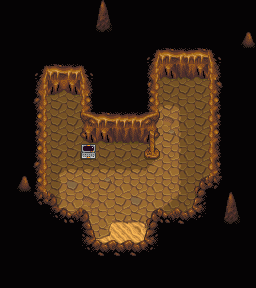

Rendered tile map (Tiled .tmx) drawn with the repository's tilesets; below, a short description and the map source with its tile grids summarised:
An orthogonal 16x18 tile map with 16x16 px tiles, 4 tile layers (Back, Buildings, Front, AlwaysFront), 2 tilesets and 7 objects (7x TileData).

<map version="1.2" tiledversion="2020.01.22" orientation="orthogonal" renderorder="right-down" compressionlevel="-1" width="16" height="18" tilewidth="16" tileheight="16" infinite="0" nextlayerid="9" nextobjectid="8">
 <properties>
  <property name="AmbientLight" value="70 70 70" />
  <property name="Light" value="3 3 1" />
  <property name="Warp" value="7 16 Farm -1 -1" />
 </properties>
 <tileset firstgid="1" name="mine_desert" tilewidth="16" tileheight="16" tilecount="288" columns="16">
  <image source="mine_desert.png" width="256" height="288" />
 </tileset>
 <tileset firstgid="289" name="z_secretbase_indoors" tilewidth="16" tileheight="16" tilecount="64" columns="8">
  <image source="z_secretbase_indoors.png" width="128" height="128" />
  <tile id="0">
   <animation>
    <frame tileid="0" duration="1250" />
    <frame tileid="1" duration="1250" />
   </animation>
  </tile>
  <tile id="2">
   <animation>
    <frame tileid="2" duration="1250" />
    <frame tileid="3" duration="1250" />
   </animation>
  </tile>
  <tile id="32">
   <properties>
    <property name="Passable" value="T" />
   </properties>
  </tile>
  <tile id="33">
   <properties>
    <property name="Passable" value="T" />
   </properties>
  </tile>
  <tile id="34">
   <properties>
    <property name="Passable" value="T" />
   </properties>
  </tile>
  <tile id="35">
   <properties>
    <property name="Passable" value="T" />
   </properties>
  </tile>
  <tile id="36">
   <properties>
    <property name="Passable" value="T" />
   </properties>
  </tile>
  <tile id="40">
   <properties>
    <property name="Passable" value="T" />
   </properties>
  </tile>
  <tile id="41">
   <properties>
    <property name="Passable" value="T" />
   </properties>
  </tile>
  <tile id="42">
   <properties>
    <property name="Passable" value="T" />
   </properties>
  </tile>
  <tile id="43">
   <properties>
    <property name="Passable" value="T" />
   </properties>
  </tile>
  <tile id="44">
   <properties>
    <property name="Passable" value="T" />
   </properties>
  </tile>
  <tile id="51">
   <properties>
    <property name="Passable" value="T" />
   </properties>
  </tile>
  <tile id="52">
   <properties>
    <property name="Passable" value="T" />
   </properties>
  </tile>
 </tileset>
 <layer id="1" name="Back" width="16" height="18">
  <data>[288 cells, 111 non-empty, 24 distinct tile ids]</data>
 </layer>
 <objectgroup id="2" name="Back">
  <object id="1" name="TileData" x="96" y="240" width="16" height="16">
   <properties>
    <property name="NoFurniture" type="bool" value="true" />
   </properties>
  </object>
  <object id="2" name="TileData" x="112" y="240" width="16" height="16">
   <properties>
    <property name="NoFurniture" type="bool" value="true" />
   </properties>
  </object>
  <object id="3" name="TileData" x="128" y="240" width="16" height="16">
   <properties>
    <property name="NoFurniture" type="bool" value="true" />
   </properties>
  </object>
  <object id="4" name="TileData" x="96" y="256" width="16" height="16">
   <properties>
    <property name="NoFurniture" type="bool" value="true" />
   </properties>
  </object>
  <object id="5" name="TileData" x="112" y="256" width="16" height="16">
   <properties>
    <property name="NoFurniture" type="bool" value="true" />
   </properties>
  </object>
  <object id="6" name="TileData" x="128" y="256" width="16" height="16">
   <properties>
    <property name="NoFurniture" type="bool" value="true" />
   </properties>
  </object>
 </objectgroup>
 <layer id="3" name="Buildings" width="16" height="18">
  <data>[288 cells, 68 non-empty, 23 distinct tile ids]</data>
 </layer>
 <objectgroup id="4" name="Buildings">
  <object id="7" name="TileData" x="80" y="144" width="16" height="16">
   <properties>
    <property name="Action" value="blueberry.SecretBase.Laptop" />
   </properties>
  </object>
 </objectgroup>
 <layer id="5" name="Front" width="16" height="18">
  <data>[288 cells, 1 non-empty, 1 distinct tile ids]</data>
 </layer>
 <objectgroup id="6" name="Front" />
 <layer id="7" name="AlwaysFront" width="16" height="18">
  <data>[288 cells, 204 non-empty, 27 distinct tile ids]</data>
 </layer>
 <objectgroup id="8" name="AlwaysFront" />
</map>
